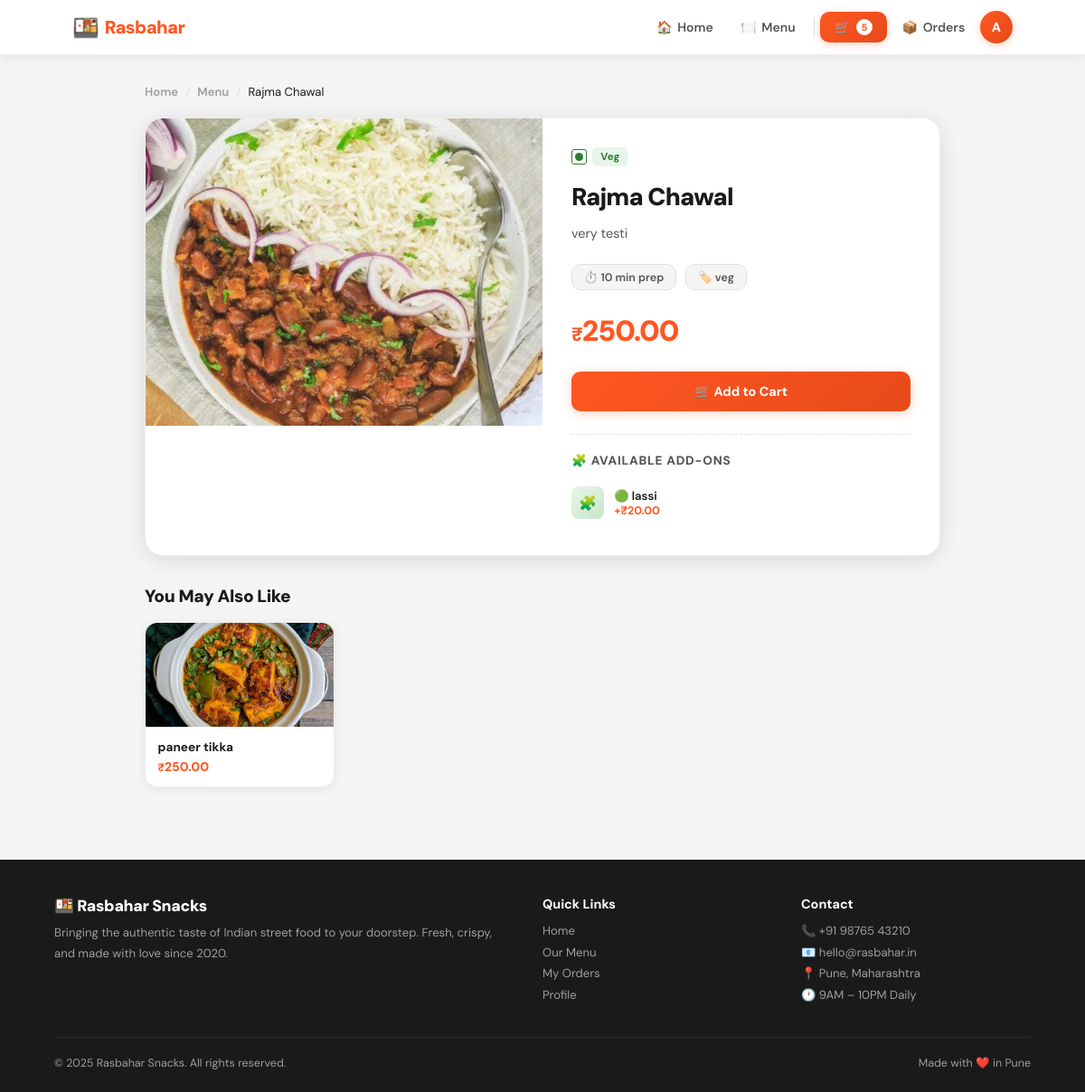
The page /menu/rajma-chawal/ (signed in) on the database its author committed.
### accounts/models.py (models this page shows, shortened)
class User(AbstractBaseUser, PermissionsMixin):
    name = models.CharField(max_length=150)
    phone_number = models.CharField(max_length=15, unique=True)
    email = models.EmailField(unique=True)
    address = models.TextField(blank=True)
    profile_picture = models.ImageField(upload_to='profiles/', blank=True, null=True)
    is_active = models.BooleanField(default=False)  # Activated via OTP
    is_staff = models.BooleanField(default=False)
    date_joined = models.DateTimeField(default=timezone.now)
    USERNAME_FIELD = 'phone_number'
    REQUIRED_FIELDS = ['name', 'email']
    objects = UserManager()
    class Meta:
        verbose_name = 'User'
        verbose_name_plural = 'Users'

### menu/models.py (models this page shows, shortened)
class MenuItem(models.Model):
    category = models.ForeignKey(Category, on_delete=models.CASCADE, related_name='items')
    name = models.CharField(max_length=200)
    slug = models.SlugField(unique=True, blank=True)
    description = models.TextField(blank=True)
    price = models.DecimalField(max_digits=8, decimal_places=2)
    image = models.ImageField(upload_to='menu_items/', blank=True, null=True)
    is_available = models.BooleanField(default=True)
    is_featured = models.BooleanField(default=False)
    is_veg = models.BooleanField(default=True)
    is_spicy = models.BooleanField(default=False)
    calories = models.PositiveIntegerField(null=True, blank=True)
    prep_time_minutes = models.PositiveIntegerField(default=10)
    created_at = models.DateTimeField(auto_now_add=True)
    updated_at = models.DateTimeField(auto_now=True)
    class Meta:
        ordering = ['category', 'name']

class Category(models.Model):
    name = models.CharField(max_length=100)
    slug = models.SlugField(unique=True, blank=True)
    description = models.TextField(blank=True)
    icon = models.CharField(max_length=10, blank=True, help_text='Emoji icon')
    image = models.ImageField(upload_to='categories/', blank=True, null=True)
    is_active = models.BooleanField(default=True)
    sort_order = models.PositiveIntegerField(default=0)
    class Meta:
        verbose_name_plural = 'Categories'
        ordering = ['sort_order', 'name']

class AddOn(models.Model):
    name = models.CharField(max_length=200)
    price = models.DecimalField(max_digits=8, decimal_places=2)
    image = models.ImageField(upload_to='addons/', blank=True, null=True)
    is_available = models.BooleanField(default=True)
    is_veg = models.BooleanField(default=True)
    menu_items = models.ManyToManyField(MenuItem, related_name='addons', blank=True)
    created_at = models.DateTimeField(auto_now_add=True)
    updated_at = models.DateTimeField(auto_now=True)
    class Meta:
        ordering = ['name']

### menu/views.py (the view)
# urls.py: path('menu/<slug:slug>/', views.item_detail_view, name='item_detail'),
def item_detail_view(request, slug):
    item = get_object_or_404(MenuItem, slug=slug, is_available=True)
    related = MenuItem.objects.filter(
        category=item.category, is_available=True
    ).exclude(pk=item.pk)[:4]
    return render(request, 'menu/item_detail.html', {'item': item, 'related': related})

### orders/models.py (called while the page is built)
    @property
    def item_count(self):
        return sum(item.quantity for item in self.cart_items.all())

### rasbahar_snacks/context_processors.py (called while the page is built)
def admin_sidebar_context(request):
    if request.user.is_authenticated and request.user.is_staff:
        return {
            'pending_count': Order.objects.filter(status=Order.STATUS_PENDING).count(),
        }
    return {}

### templates/menu/item_detail.html (shortened to what this page needs)
{% extends "base.html" %}
{% block content %}
<div class="detail-page">
  <nav class="breadcrumb fu">
    <a href="{% url 'menu:home' %}">Home</a>
    <span>/</span>
    <a href="{% url 'menu:menu' %}">Menu</a>
    <span>/</span>
    <span style="color:var(--text)">{{ item.name }}</span>
  </nav>
  <div class="item-hero fu d1">
    <div class="item-hero-img">
      {% if item.image %}<img src="{{ item.image.url }}" alt="{{ item.name }}">{% else %}🍟{% endif %}
    </div>
    <div class="item-hero-body">
      <div class="item-tags">
        <span class="veg-dot {% if item.is_veg %}veg{% else %}nonveg{% endif %}"><span class="dot"></span></span>
        {% if item.is_veg %}
          <span class="tag tag-veg">Veg</span>
        {% else %}
          <span class="tag tag-nonveg">Non-Veg</span>
        {% endif %}
      </div>
      <h1 class="item-name">{{ item.name }}</h1>
      <p class="item-desc">{{ item.description|default:"Freshly prepared with authentic ingredients." }}</p>
      <div class="item-meta">
        {% if item.prep_time_minutes %}<span class="meta-chip">⏱️ {{ item.prep_time_minutes }} min prep</span>{% endif %}
        <span class="meta-chip">🏷️ {{ item.category.name }}</span>
      </div>
      <div class="item-price-row">
        <span class="item-price">{{ item.price }}</span>
      </div>
      {% if user.is_authenticated %}
        <button type="button" class="btn btn-primary press" style="padding:.8rem 1.75rem" onclick="addToCart({{ item.pk }}, '{{ item.name|escapejs }}')">🛒 Add to Cart</button>
      {% else %}
        <a href="{% url 'accounts:login' %}" class="btn btn-primary press" style="padding:.8rem 1.75rem">Login to Order</a>
      {% endif %}
      {% if item.addons.all %}
      <div class="addons-section">
        <div class="addons-section-title">🧩 Available Add-Ons</div>
        {% for addon in item.addons.all %}
          {% if addon.is_available %}
          <div class="addon-item-row">
            <div class="addon-item-img">
              {% if addon.image %}<img src="{{ addon.image.url }}" alt="{{ addon.name }}">{% else %}🧩{% endif %}
            </div>
            <div class="addon-item-info">
              <div class="addon-item-name">{% if addon.is_veg %}🟢{% else %}🔴{% endif %} {{ addon.name }}</div>
              <div class="addon-item-price">+₹{{ addon.price }}</div>
            </div>
          </div>
          {% endif %}
        {% endfor %}
      </div>
      {% endif %}
    </div>
  </div>
  {% if related %}
  <h2 class="related-title fu">You May Also Like</h2>
  <div class="related-grid">
    {% for r in related %}
    <a href="{% url 'menu:item_detail' r.slug %}" class="related-card fu" style="animation-delay:{{ forloop.counter0 }}0ms">
      <div class="related-img">
        {% if r.image %}<img src="{{ r.image.url }}" alt="{{ r.name }}">{% else %}🍟{% endif %}
      </div>
      <div class="related-body">
        <div class="related-name">{{ r.name }}</div>
        <div class="related-price">{{ r.price }}</div>
      </div>
    </a>
    {% endfor %}
  </div>
  {% endif %}
</div>
{% endblock %}

### templates/base.html (shortened to what this page needs)
<!DOCTYPE html>
<html lang="en">
<head>
  {% load static %}
</head>
<body>
<nav class="navbar">
  <div class="nav-inner">
    <a href="{% url 'menu:home' %}" class="nav-logo">
      <span class="logo-icon">🍱</span>
      <span class="logo-text">Rasbahar</span>
    </a>
    <div class="nav-links">
      <a href="{% url 'menu:home' %}" class="nav-link {% if request.resolver_match.url_name == 'home' %}active{% endif %}">
        🏠 <span>Home</span>
      </a>
      <a href="{% url 'menu:menu' %}" class="nav-link {% if request.resolver_match.url_name == 'menu' %}active{% endif %}">
        🍽️ <span>Menu</span>
      </a>
      {% if user.is_authenticated %}
        <a href="{% url 'orders:cart' %}" class="nav-cart press">
          🛒
          {% with count=user.cart.item_count %}
            {% if count %}<span class="cart-badge">{{ count }}</span>{% endif %}
          {% endwith %}
        </a>
        <a href="{% url 'orders:order_list' %}" class="nav-link">
          📦 <span>Orders</span>
        </a>
        <a href="{% url 'accounts:profile' %}" class="nav-user-btn" title="{{ user.name }}">
          {% if user.profile_picture %}
            <img src="{{ user.profile_picture.url }}" alt="">
          {% else %}
            {{ user.name|first|upper }}
          {% endif %}
        </a>
      {% else %}
        <div class="nav-divider"></div>
        <a href="{% url 'accounts:login' %}" class="nav-link">Login</a>
        <a href="{% url 'accounts:register' %}" class="btn btn-primary btn-sm press">Sign Up</a>
      {% endif %}
    </div>
  </div>
</nav>
<main>{% block content %}{% endblock %}</main>
<footer>
  <div class="footer-inner">
    <div class="footer-brand">
      <div class="logo">🍱 Rasbahar Snacks</div>
      <p>Bringing the authentic taste of Indian street food to your doorstep. Fresh, crispy, and made with love since 2020.</p>
    </div>
    <div class="footer-col">
      <h4>Quick Links</h4>
      <a href="{% url 'menu:home' %}">Home</a>
      <a href="{% url 'menu:menu' %}">Our Menu</a>
      {% if user.is_authenticated %}
        <a href="{% url 'orders:order_list' %}">My Orders</a>
        <a href="{% url 'accounts:profile' %}">Profile</a>
      {% else %}
        <a href="{% url 'accounts:login' %}">Login</a>
        <a href="{% url 'accounts:register' %}">Register</a>
      {% endif %}
    </div>
    <div class="footer-col">
      <h4>Contact</h4>
      <a href="#">📞 +91 98765 43210</a>
      <a href="#">📧 hello@rasbahar.in</a>
      <a href="#">📍 Pune, Maharashtra</a>
      <a href="#">🕐 9AM – 10PM Daily</a>
    </div>
  </div>
  <div class="footer-bottom">
    <span>© 2025 Rasbahar Snacks. All rights reserved.</span>
    <span>Made with ❤️ in Pune</span>
  </div>
</footer>
</body>
</html>

### templates/menu/item_detail.html (style rules this page uses)
.detail-page { max-width: 920px; margin: 2rem auto; padding: 0 1.25rem 3rem; }
.breadcrumb { display: flex; align-items: center; gap: .5rem; font-size: .82rem; color: var(--text-l); margin-bottom: 1.25rem; }
.breadcrumb a { color: var(--text-l); text-decoration: none; font-weight: 600; transition: color var(--transition); }
.breadcrumb span { color: var(--border-d); }
.item-hero { display: grid; grid-template-columns: 1fr 1fr; gap: 0; background: white; border-radius: var(--r-lg); border: 1px solid var(--border); box-shadow: var(--shadow-md); overflow: hidden; margin-bottom: 2rem; }
.item-hero-img { height: 340px; background: linear-gradient(135deg, #FFE0C0, #FFD0A0); display: flex; align-items: center; justify-content: center; font-size: 6rem; overflow: hidden; }
.item-hero-img img { width: 100%; height: 100%; object-fit: cover; }
.item-hero-body { padding: 2rem; display: flex; flex-direction: column; justify-content: center; gap: .1rem; }
.item-tags { display: flex; gap: .4rem; flex-wrap: wrap; align-items: center; margin-bottom: .9rem; }
.item-name { font-size: 1.7rem; font-weight: 900; letter-spacing: -.03em; margin-bottom: .6rem; }
.item-desc { color: var(--text-m); line-height: 1.65; font-size: .9rem; margin-bottom: 1.25rem; }
.item-meta { display: flex; gap: .65rem; margin-bottom: 1.4rem; flex-wrap: wrap; }
.meta-chip { background: var(--bg); border: 1px solid var(--border-d); padding: .35rem .8rem; border-radius: var(--r-sm); font-size: .78rem; font-weight: 600; color: var(--text-m); }
.item-price-row { display: flex; align-items: baseline; gap: .6rem; margin-bottom: 1.4rem; }
.item-price { font-size: 2rem; font-weight: 900; color: var(--primary); letter-spacing: -.03em; }
.item-price::before { content: '₹'; font-size: 1.3rem; }
.addons-section { margin-top: 1.5rem; padding-top: 1.25rem; border-top: 1.5px dashed var(--border-d); }
.addons-section-title { font-size: .85rem; font-weight: 800; color: var(--text-m); text-transform: uppercase; letter-spacing: .06em; margin-bottom: .75rem; }
.addon-item-row { display: flex; align-items: center; gap: .7rem; padding: .5rem 0; border-bottom: 1px solid var(--border); }
.addon-item-row:last-child { border-bottom: none; }
.addon-item-img { width: 36px; height: 36px; border-radius: 8px; background: linear-gradient(135deg, #e8f5e9, #c8e6c9); display: flex; align-items: center; justify-content: center; font-size: 1rem; flex-shrink: 0; overflow: hidden; }
.addon-item-info { flex: 1; }
.addon-item-name { font-size: .82rem; font-weight: 600; }
.addon-item-price { font-size: .78rem; color: var(--primary); font-weight: 700; }
.related-title { font-size: 1.2rem; font-weight: 900; letter-spacing: -.02em; margin-bottom: 1rem; }
.related-grid { display: grid; grid-template-columns: repeat(auto-fill, minmax(190px, 1fr)); gap: .85rem; }
.related-card { background: white; border-radius: var(--r); border: 1px solid var(--border); overflow: hidden; text-decoration: none; color: inherit; transition: all var(--transition); box-shadow: var(--shadow); }
.related-img { height: 115px; background: linear-gradient(135deg, #FFE0C0, #FFD0A0); display: flex; align-items: center; justify-content: center; font-size: 2.5rem; overflow: hidden; }
.related-img img { width: 100%; height: 100%; object-fit: cover; }
.related-body { padding: .85rem; }
.related-name { font-size: .85rem; font-weight: 700; margin-bottom: .25rem; }
.related-price { font-size: .88rem; color: var(--primary); font-weight: 800; }
.related-price::before { content: '₹'; font-size: .75rem; }

### rows shown on the page
User: name|first "A"
MenuItem: name "Rajma Chawal", image (picture), description "very testi", prep_time_minutes "10", category.name "veg", price "250.00"
AddOn: name "lassi", price "20.00"
MenuItem: image (picture), name "paneer tikka", price "250.00"

### other values the page prints
{{ count }} "5"
